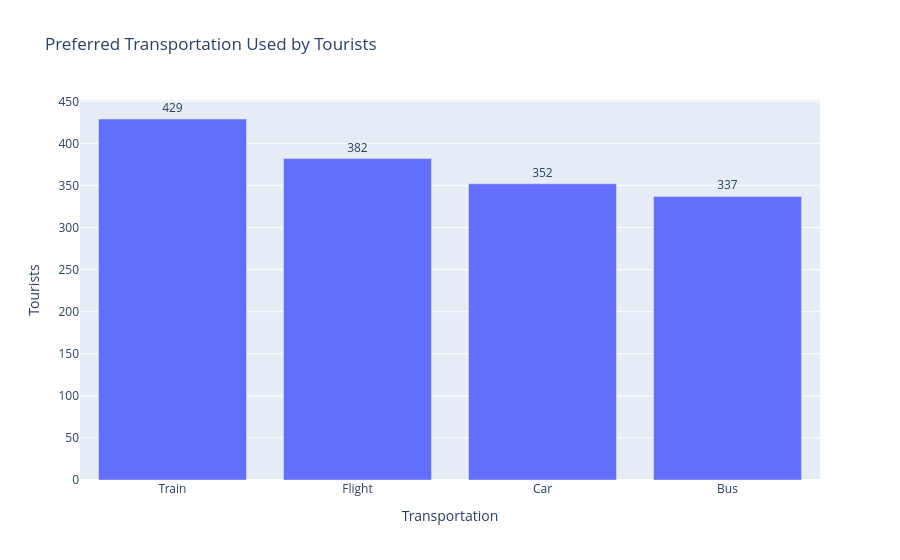

Source (notebook cell):
### Code cell
transport_count = df["Transportation"].value_counts().reset_index()
transport_count.columns = ["Transportation", "Tourists"]
fig = px.bar(transport_count, x="Transportation", y="Tourists",
             title="Preferred Transportation Used by Tourists", text="Tourists")
fig.update_traces(textposition="outside")
fig.show()

### Figure 1 — Plotly figure (JSON) as saved in the notebook; plotly's stock layout.template omitted (floating-point values rounded to 4 significant figures)
{"data": [{"hovertemplate": "Transportation=%{x}<br>Tourists=%{text}<extra></extra>", "legendgroup": "", "marker": {"color": "#636efa", "pattern": {"shape": ""}}, "name": "", "orientation": "v", "showlegend": false, "text": [429.0, 382.0, 352.0, 337.0], "textposition": "outside", "type": "bar", "x": ["Train", "Flight", "Car", "Bus"], "xaxis": "x", "y": [429, 382, 352, 337], "yaxis": "y"}], "layout": {"barmode": "relative", "legend": {"tracegroupgap": 0}, "title": {"text": "Preferred Transportation Used by Tourists"}, "xaxis": {"anchor": "y", "domain": [0.0, 1.0], "title": {"text": "Transportation"}}, "yaxis": {"anchor": "x", "domain": [0.0, 1.0], "title": {"text": "Tourists"}}}}
